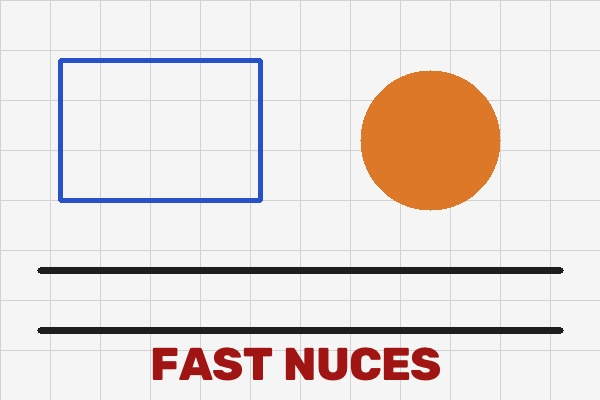
#> input picture lab 7/images/sample.jpg, 600 x 400 px
$ python task3.py
#> lines starting #> are read from the running program, lines starting #| are printed output that depends on the picture; after the words box and inside, x2 and y2 are one past the last pixel; in counts of white or black regions, pixels touching at a corner belong together
import matplotlib
matplotlib.use("Agg")
import os
import time
import glob
import numpy as np
import cv2
import matplotlib.pyplot as plt

os.makedirs("output", exist_ok=True)
sample = cv2.imread("images/sample.jpg")
#> sample is the input picture: shape (400, 600, 3); mean B, G, R 218.1, 221.7, 230.8


def show(ax, im, title=""):
    ax.imshow(im if im.ndim == 2 else cv2.cvtColor(im, cv2.COLOR_BGR2RGB), cmap="gray")
    ax.set_title(title)
    ax.axis("off")


# [30 lines left out: functions poly_area, order_points, find_quad, quad_size, not called in this run]


COLS, ROWS = 9, 6
objp = np.zeros((COLS * ROWS, 3), np.float32)
objp[:, :2] = np.mgrid[0:COLS, 0:ROWS].T.reshape(-1, 2)
crit = (cv2.TERM_CRITERIA_EPS + cv2.TERM_CRITERIA_MAX_ITER, 40, 0.001)

obj_pts, img_pts, kept = [], [], []
for path in sorted(glob.glob("calib/*.jpg")):
    gray = cv2.imread(path, cv2.IMREAD_GRAYSCALE)
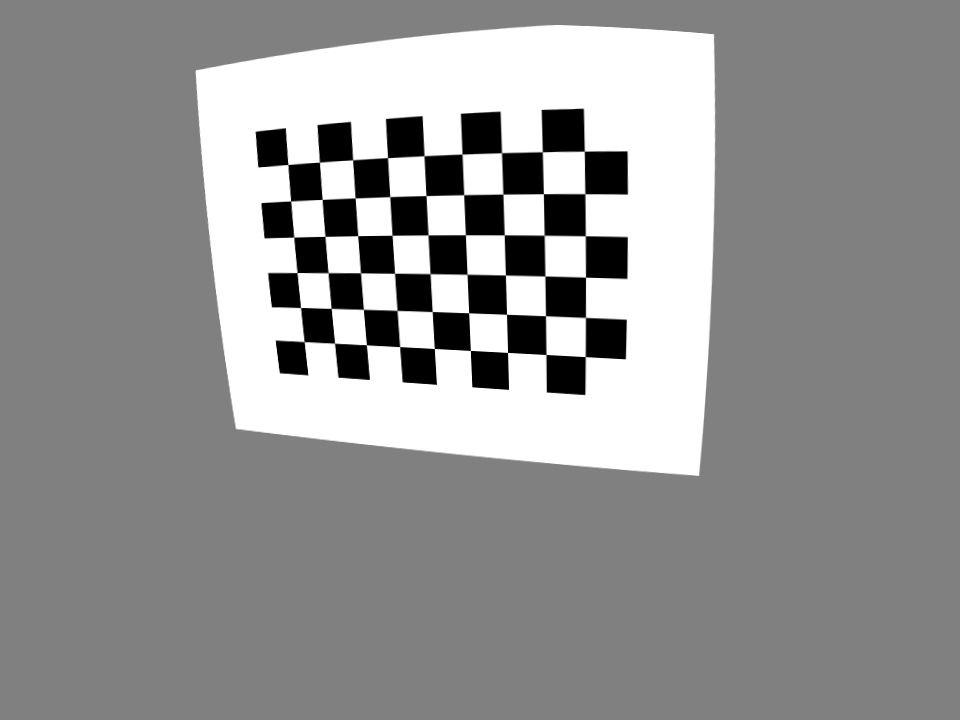
#> input picture lab 7/calib/calib_01.jpg, 960 x 720 px
#> gray is the input picture: shape (720, 960); min 0, max 255, mean 148.2
    found, corners = cv2.findChessboardCorners(gray, (COLS, ROWS), cv2.CALIB_CB_ADAPTIVE_THRESH + cv2.CALIB_CB_NORMALIZE_IMAGE)
#> found = True; corners = 54 rows, first 8: [288, 164.5], [319.4, 162.2], [352.6, 159.9], [387.5, 157.6], [424, 155.7], [462, 154], [501.5, 152.7], [542.3, 151.7]
    if found:
        corners = cv2.cornerSubPix(gray, corners, (11, 11), (-1, -1), crit)
#> corners = 54 rows, first 8: [287.9, 164.5], [319.4, 162.2], [352.6, 159.8], [387.6, 157.6], [424, 155.7], [462, 154.1], [501.5, 152.7], [542.3, 151.8]
        obj_pts.append(objp)
        img_pts.append(corners)
        kept.append(path)
img_size = (gray.shape[1], gray.shape[0])
#> img_size = (960, 720)
print(f"Chessboard found in {len(kept)}/{len(glob.glob('calib/*.jpg'))} images")

rms, K, dist, rvecs, tvecs = cv2.calibrateCamera(obj_pts, img_pts, img_size, None, None)
#> rms = 0.063; K = [[699.1, 0, 479.1], [0, 699.4, 360.5], [0, 0, 1]]; dist = [[-0.289, 0.195, 0.000128, 0.000178, -0.254]]; rvecs = ([0.307, 0.308, 0.00916], [-0.0913, -0.452, -0.271], [-0.065, 0.475, 0.239]); tvecs = ([-5.18, -5.31, 18.1], [-1.15, -0.555, 14.91], [-0.759, -3.95, 20.29])
np.savez("output/camera_calibration.npz", camera_matrix=K, dist_coeffs=dist, rms=rms)

per_image = []
for o, ip, rv, tv in zip(obj_pts, img_pts, rvecs, tvecs):
    proj, _ = cv2.projectPoints(o, rv, tv, K, dist)
    per_image.append(np.sqrt(np.mean(np.sum((proj - ip) ** 2, axis=2))))
#> this loop made 3 passes
#> (rv, tv) on passes 1 to 3: ([0.307, 0.308, 0.00916], [-5.18, -5.31, 18.1]), ([-0.0913, -0.452, -0.271], [-1.15, -0.555, 14.91]), ([-0.065, 0.475, 0.239], [-0.759, -3.95, 20.29])
#> after the loop, per_image = [0.0689, 0.0665, 0.0523]

K_gt = np.array([[700.0, 0, 480.0], [0, 700.0, 360.0], [0, 0, 1]])
#> K_gt = [[700, 0, 480], [0, 700, 360], [0, 0, 1]]
D_gt = np.array([-0.28, 0.12, 0.0, 0.0, -0.03])
#> D_gt = [-0.28, 0.12, 0, 0, -0.03]
print("RMS reprojection error (px):", round(float(rms), 4))
#| RMS reprojection error (px): 0.063
print("Estimated camera matrix:\n", np.round(K, 3))
#| Estimated camera matrix:
#|  [[699.105   0.    479.081]
#|  [  0.    699.441 360.49 ]
#|  [  0.      0.      1.   ]]
print("Known camera matrix:\n", K_gt)
#| Known camera matrix:
#|  [[700.   0. 480.]
#|  [  0. 700. 360.]
#|  [  0.   0.   1.]]
print("Estimated distortion [k1 k2 p1 p2 k3]:", np.round(dist.ravel(), 4))
#| Estimated distortion [k1 k2 p1 p2 k3]: [-2.886e-01  1.945e-01  1.000e-04  2.000e-04 -2.543e-01]
print("Known distortion      [k1 k2 p1 p2 k3]:", D_gt)
#| Known distortion      [k1 k2 p1 p2 k3]: [-0.28  0.12  0.    0.   -0.03]

first = cv2.imread(kept[0])
drawn = first.copy()
cv2.drawChessboardCorners(drawn, (COLS, ROWS), img_pts[0], True)
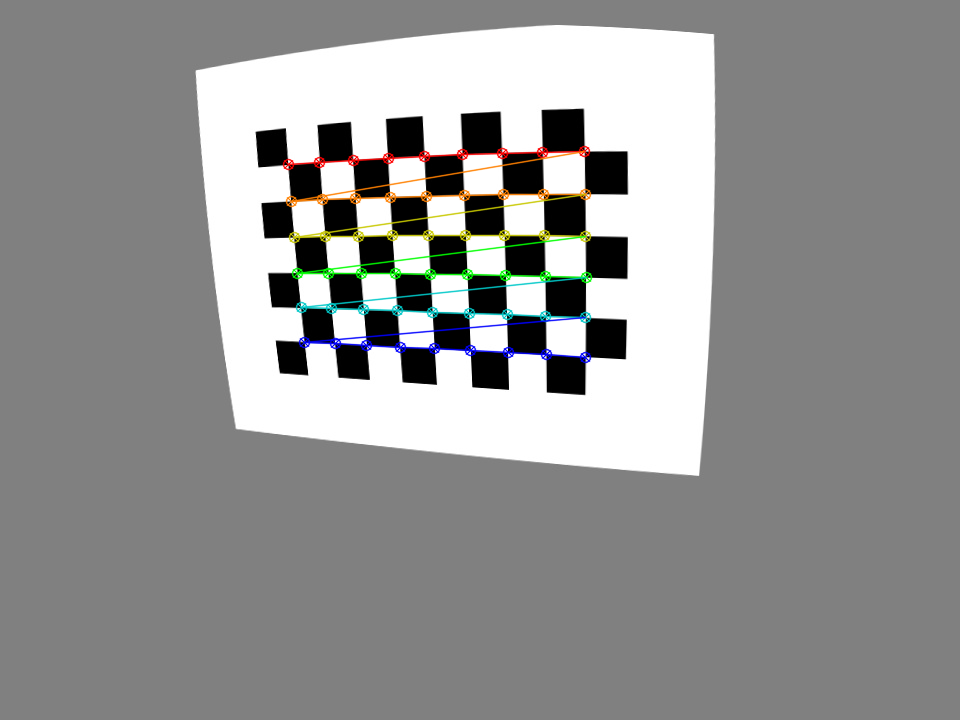
#> drawn: shape (720, 960, 3); 1.97% of pixels changed, all inside (x1, y1, x2, y2) = (282, 145, 593, 364)
newK, _ = cv2.getOptimalNewCameraMatrix(K, dist, img_size, 0, img_size)
#> newK = [[699.1, 0, 479.1], [0, 699.4, 360.5], [0, 0, 1]]
first_fixed = cv2.undistort(first, K, dist, None, newK)
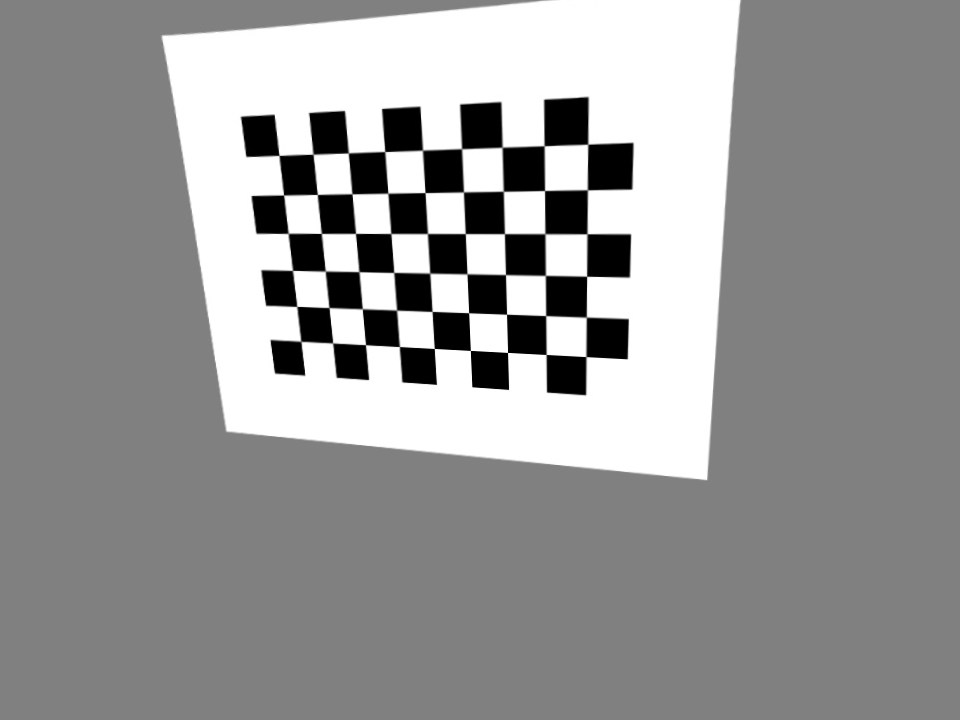
#> first_fixed: shape (720, 960, 3); min 0, max 255, mean 151.9

fig, axes = plt.subplots(2, 2, figsize=(13, 10))
show(axes[0, 0], drawn, "Detected chessboard corners")
axes[0, 1].bar(range(1, len(per_image) + 1), per_image, color="tab:blue")
axes[0, 1].axhline(rms, color="red", linestyle="--", label=f"RMS {rms:.3f}px")
axes[0, 1].set_title("Reprojection error per image")
axes[0, 1].set_xlabel("image")
axes[0, 1].set_ylabel("pixels")
axes[0, 1].legend()
show(axes[1, 0], first, "Calibration image (distorted)")
show(axes[1, 1], first_fixed, "After cv2.undistort")
plt.tight_layout()
plt.savefig("output/q3_calibration.png", dpi=120)
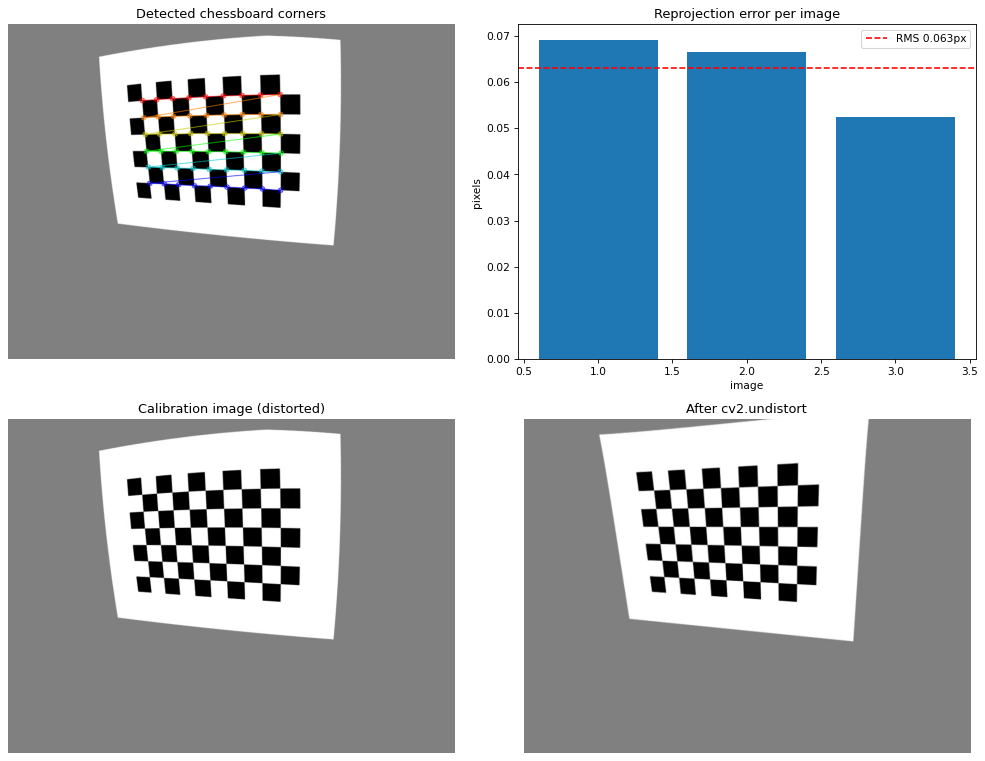
#> figure drawn by matplotlib, 4 panels; panel 2: tallest bar 0.0689 high, from x = 0.6 to 1.4
plt.close()


# [34 lines left out: function undistort_stream, not called in this run]


#> (the run stopped early here; a loop or call above may not have finished)
